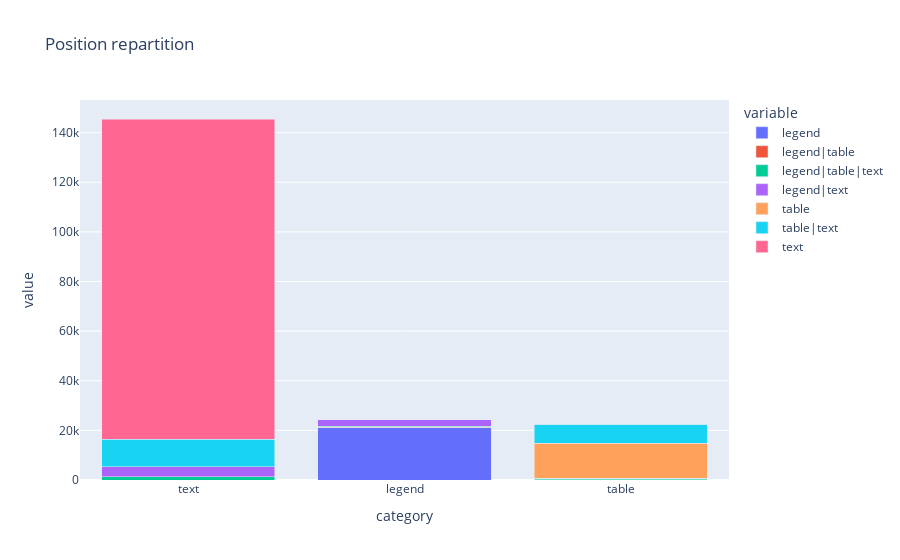

The notebook cell this image was saved under:
### Code cell
a = articles_df.copy()[['group', 'category']].explode('category')
dummies = pd.get_dummies(a['group']).astype(int)
a = pd.concat([a, dummies], axis=1).drop('group', axis = 1)
a = a.groupby('category', as_index=False).sum()
fig = px.bar(a, x='category', y=a.columns.values, title="Position repartition")
fig.update_layout(barmode='stack', xaxis={'categoryorder':'total descending'})
fig.show()

### Figure 1 — Plotly figure (JSON) as saved in the notebook; plotly's stock layout.template omitted (floating-point values rounded to 4 significant figures)
{"data": [{"alignmentgroup": "True", "hovertemplate": "variable=legend<br>category=%{x}<br>value=%{y}<extra></extra>", "legendgroup": "legend", "marker": {"color": "#636efa", "pattern": {"shape": ""}}, "name": "legend", "offsetgroup": "legend", "orientation": "v", "showlegend": true, "textposition": "auto", "type": "bar", "x": ["legend", "table", "text"], "xaxis": "x", "y": [21143, 0, 0], "yaxis": "y"}, {"alignmentgroup": "True", "hovertemplate": "variable=legend|table<br>category=%{x}<br>value=%{y}<extra></extra>", "legendgroup": "legend|table", "marker": {"color": "#EF553B", "pattern": {"shape": ""}}, "name": "legend|table", "offsetgroup": "legend|table", "orientation": "v", "showlegend": true, "textposition": "auto", "type": "bar", "x": ["legend", "table", "text"], "xaxis": "x", "y": [108, 119, 0], "yaxis": "y"}, {"alignmentgroup": "True", "hovertemplate": "variable=legend|table|text<br>category=%{x}<br>value=%{y}<extra></extra>", "legendgroup": "legend|table|text", "marker": {"color": "#00cc96", "pattern": {"shape": ""}}, "name": "legend|table|text", "offsetgroup": "legend|table|text", "orientation": "v", "showlegend": true, "textposition": "auto", "type": "bar", "x": ["legend", "table", "text"], "xaxis": "x", "y": [507, 577, 1228], "yaxis": "y"}, {"alignmentgroup": "True", "hovertemplate": "variable=legend|text<br>category=%{x}<br>value=%{y}<extra></extra>", "legendgroup": "legend|text", "marker": {"color": "#ab63fa", "pattern": {"shape": ""}}, "name": "legend|text", "offsetgroup": "legend|text", "orientation": "v", "showlegend": true, "textposition": "auto", "type": "bar", "x": ["legend", "table", "text"], "xaxis": "x", "y": [2454, 0, 4031], "yaxis": "y"}, {"alignmentgroup": "True", "hovertemplate": "variable=table<br>category=%{x}<br>value=%{y}<extra></extra>", "legendgroup": "table", "marker": {"color": "#FFA15A", "pattern": {"shape": ""}}, "name": "table", "offsetgroup": "table", "orientation": "v", "showlegend": true, "textposition": "auto", "type": "bar", "x": ["legend", "table", "text"], "xaxis": "x", "y": [0, 14033, 0], "yaxis": "y"}, {"alignmentgroup": "True", "hovertemplate": "variable=table|text<br>category=%{x}<br>value=%{y}<extra></extra>", "legendgroup": "table|text", "marker": {"color": "#19d3f3", "pattern": {"shape": ""}}, "name": "table|text", "offsetgroup": "table|text", "orientation": "v", "showlegend": true, "textposition": "auto", "type": "bar", "x": ["legend", "table", "text"], "xaxis": "x", "y": [0, 7794, 11267], "yaxis": "y"}, {"alignmentgroup": "True", "hovertemplate": "variable=text<br>category=%{x}<br>value=%{y}<extra></extra>", "legendgroup": "text", "marker": {"color": "#FF6692", "pattern": {"shape": ""}}, "name": "text", "offsetgroup": "text", "orientation": "v", "showlegend": true, "textposition": "auto", "type": "bar", "x": ["legend", "table", "text"], "xaxis": "x", "y": [0, 0, 128974], "yaxis": "y"}], "layout": {"barmode": "stack", "legend": {"title": {"text": "variable"}, "tracegroupgap": 0}, "title": {"text": "Position repartition"}, "xaxis": {"anchor": "y", "categoryorder": "total descending", "domain": [0, 1], "title": {"text": "category"}}, "yaxis": {"anchor": "x", "domain": [0, 1], "title": {"text": "value"}}}}
